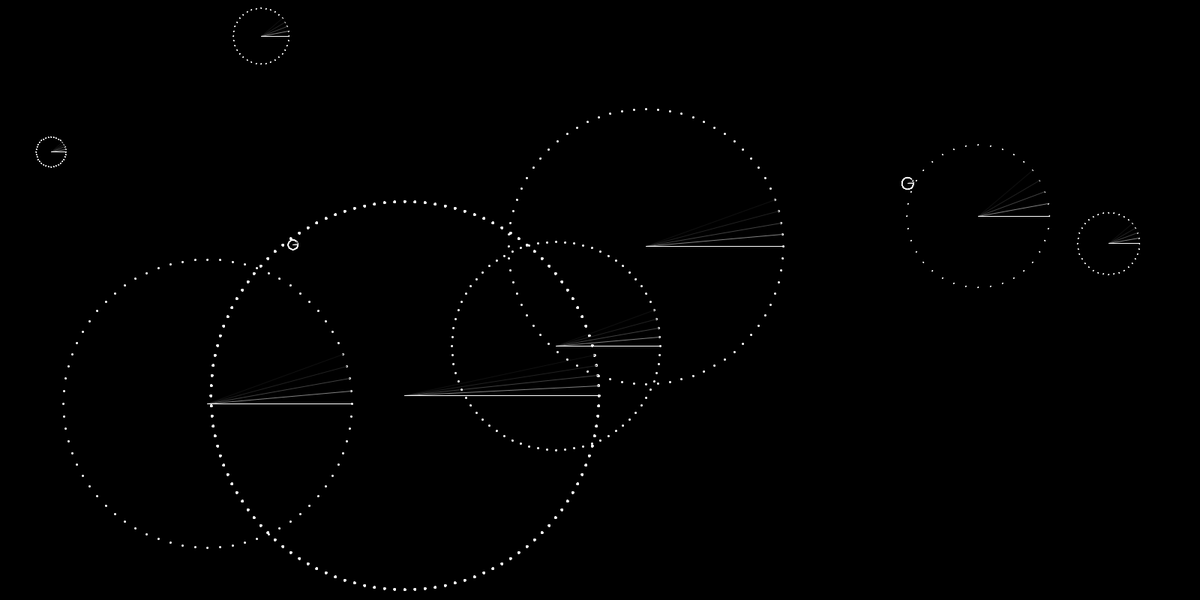
Frame 1 (no input)
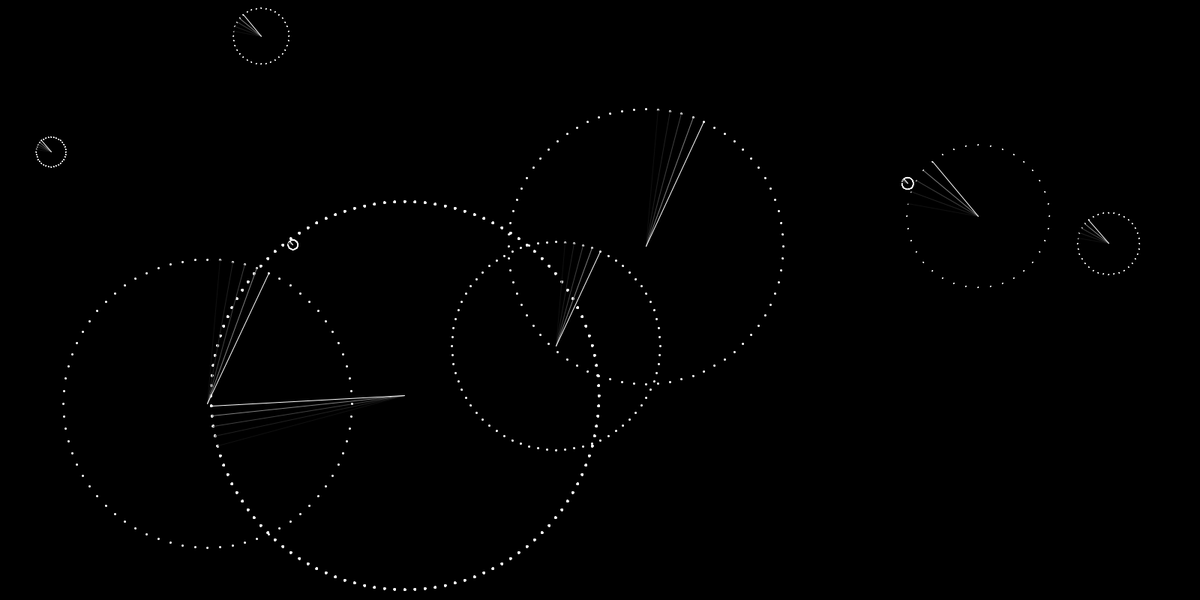
Frame 60 (the mouse pressed at the canvas centre just before this capture)
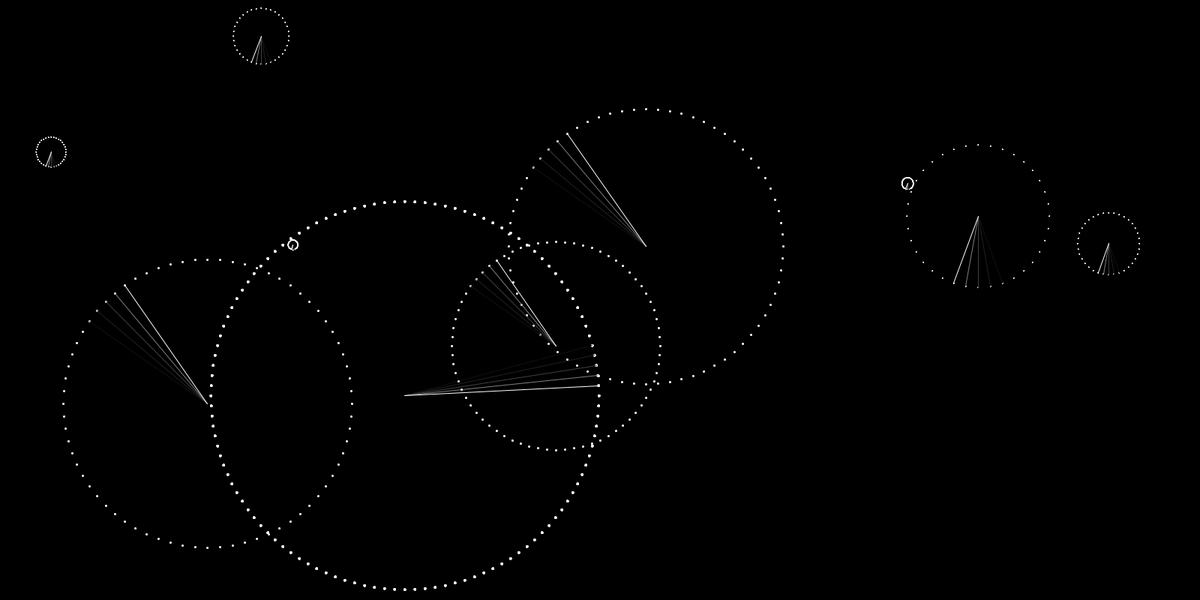
Frame 120 (the mouse held since frame 60 and released just before this capture)

The Processing sketch that drew these frames (run headless with seeded random() and noise(); from frame 60 on, the mouse is pressed at the canvas centre):

// Processing sketch: ticktock
// ── ticktock.pde
clock [] tenclocks = new clock[10];

int w = 1600;
int h = 800;
float boundary = 0;

void setup() {
  size(1600, 800);
  background(0);
  frameRate(60);
  
  for (int i=0; i<10; i++) {
    float maxrad;
    if (w <= h) {
      maxrad = w/2 - boundary*2;
    } else {
      maxrad = h/2 - boundary*2;
    }
    float newrad = random(maxrad) + boundary;
    tenclocks[i] = new clock(newrad, (random(w - newrad*2) + newrad), (random(h - newrad*2) + newrad)); 
  }
  
  for (int i=0; i<10; i++) {
    tenclocks[i].setup();
  }
}

void draw() {
  background(0);
  
  for (int i=0; i<10; i++) {
    tenclocks[i].draw();
  }
}

// ── clock.pde
class clock {
  // properties
  
  int points;
  int dotsize;
  
  float [] dotsx;
  float [] dotsy;
  
  float rad;
  float centerx;
  float centery;
  float x;
  float y;
  
  int count = 0;
  
  clock (float rad, float centerx, float centery) {
    this.rad = rad;
    this.centerx = centerx;
    this.centery = centery;
    
    if (rad <= 100) {
      this.points = 36;
      this.dotsize = 1;
    } else if (rad <= 200) {
      this.points = 72;
      this.dotsize = 2;
    } else if (rad <= 300) {
      this.points = 120;
      this.dotsize = 3;
    } else if (rad > 300) {
      this.points = 180;
      this.dotsize = 4;
    }
    
    this.dotsx = new float[points];
    this.dotsy = new float[points];
  }
  
  void setup() {   
    for (int i = 0; i < points; i++) {
      x = cos(radians(i*(360/points))) * rad;
      y = sin(radians(i*(360/points))) * rad;
      x += centerx;
      y += centery;
      dotsx[i] = x;
      dotsy[i] = y;
    }
  }
  
  void draw() {
    if (count == points) {
      count = 0;
    }
    
    int cless1, cless2, cless3, cless4;
    cless1 = count - 1;
    cless2 = count - 2;
    cless3 = count - 3;
    cless4 = count - 4;
    
    if (count == 0) {
      cless1 = points-1;
      cless2 = points-2;
      cless3 = points-3;
      cless4 = points-4;
    } else if (count == 1) {
      cless2 = points-1;
      cless3 = points-2;
      cless4 = points-3;
    } else if (count == 2) {
      cless3 = points-1;
      cless4 = points-2;
    } else if (count == 3) {
      cless4 = points-1;
    }
      
    fill(255);
    stroke(255);
    for (int i=0; i<points; i++) {
      ellipse(dotsx[i], dotsy[i], dotsize, dotsize);
    }
    
    stroke(16);
    line(centerx, centery, dotsx[cless4], dotsy[cless4]);
    stroke(32);
    line(centerx, centery, dotsx[cless3], dotsy[cless3]);
    stroke(64);
    line(centerx, centery, dotsx[cless2], dotsy[cless2]);
    stroke(128);
    line(centerx, centery, dotsx[cless1], dotsy[cless1]);
    stroke(255);
    line(centerx, centery, dotsx[count], dotsy[count]);
    
    count++;  
  }
}
